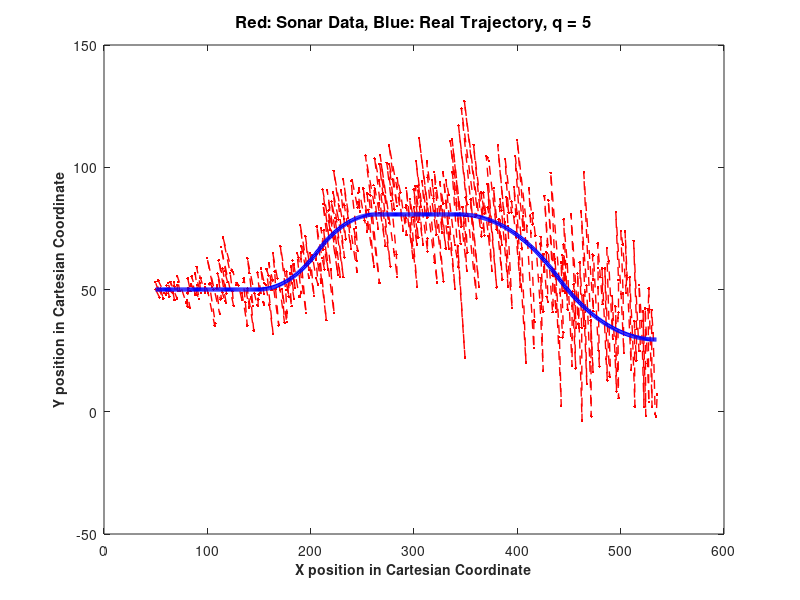
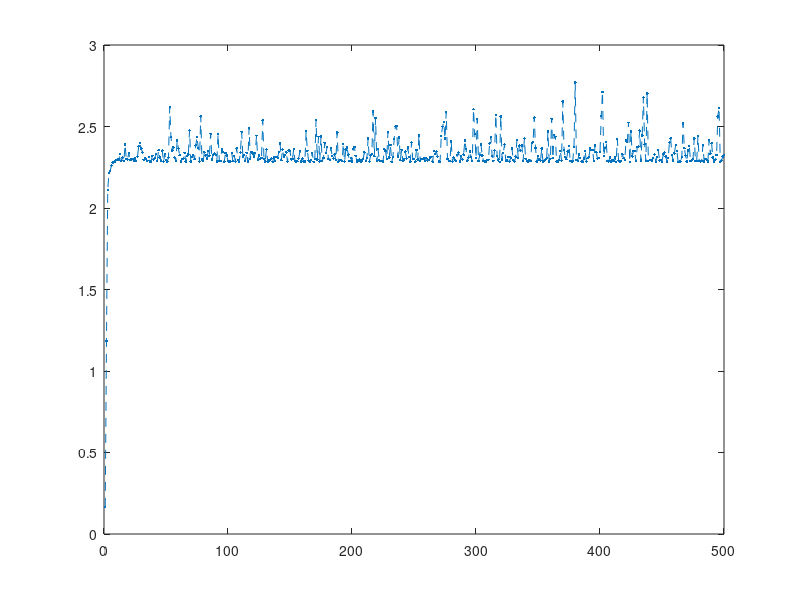
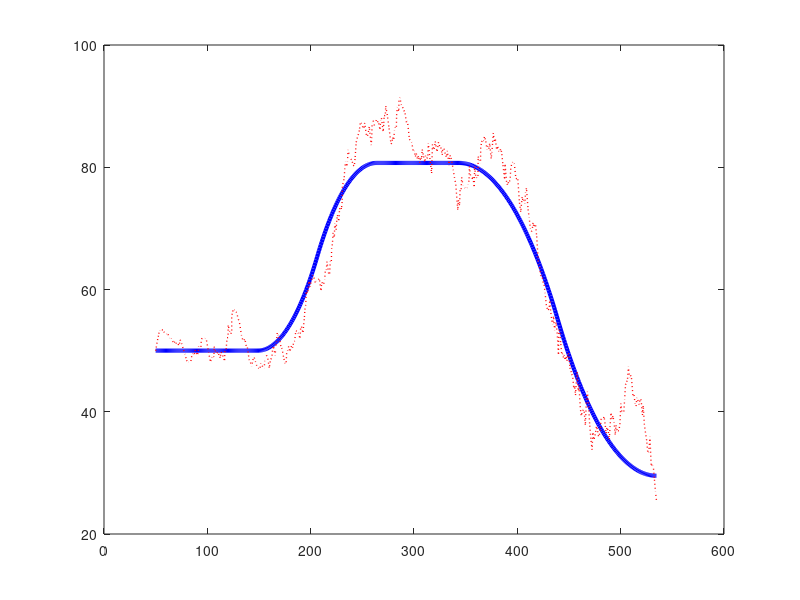
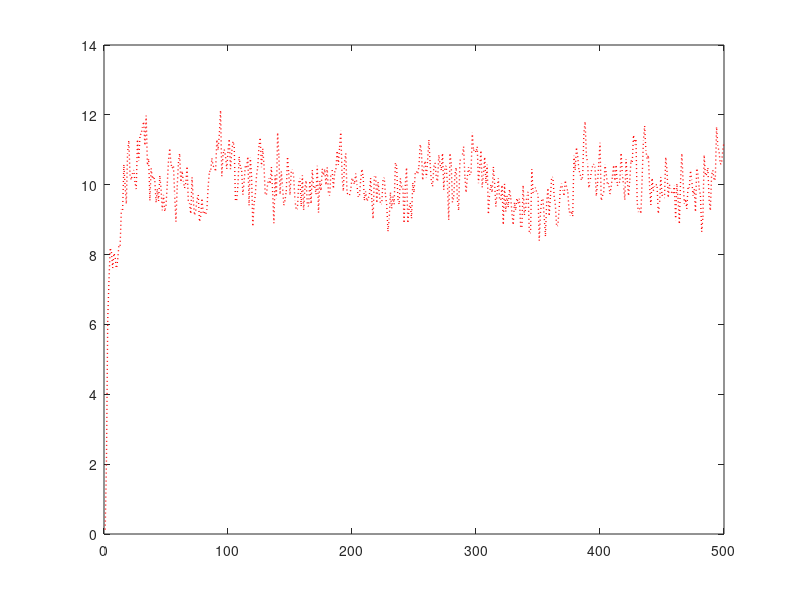

The MATLAB script that drew these images, in order:

clc
clear all;
close all;

load object_trajectory.mat
RealPos = x_traj_pos;
[m, n] = size(RealPos);
X_RealPos = RealPos(1,:);
Y_RealPos = RealPos(2,:);

% Observation Covariance Matrix
Sig_theta = 3 * (pi/180);   % in radian
Sig_rho   = 0.1;            % in meter

q = 5;
Ts = 0.1;           % sampling time, dt = 0.1 sec

%% Generate random trajectories
[THETA, RHO] = cart2pol(X_RealPos, Y_RealPos);
THETAz  = THETA + randn(1, n) * Sig_theta;
RHOz    = RHO   + randn(1, n) * Sig_rho;
[xPosZ, yPosZ] = pol2cart(THETAz, RHOz);
Z_noise = [X_RealPos ; Y_RealPos] - [xPosZ ; yPosZ];

figure;
plot(xPosZ, yPosZ, '--.', 'color','red', 'LineWidth', 1 );
hold on;
plot(X_RealPos, Y_RealPos, 'b', 'LineWidth', 3 );
    Str = ['Red: Sonar Data, Blue: Real Trajectory, q = ' num2str(q)];
    title(Str, 'FontSize', 12, ...
        'FontWeight','bold');
    xlabel('X position in Cartesian Coordinate', 'FontSize', 10, ...
        'FontWeight','bold');
    ylabel('Y position in Cartesian Coordinate', 'FontSize', 10, ...
        'FontWeight','bold');  
    
% figure;
% plot(1:1:n, THETA*180/pi); hold on; plot(1:1:n, THETAz*180/pi,'--r');
% figure;
% plot(RHO); hold on; plot(RHOz,'--r');


% figure;
% plot(THETA,'--b', 'LineWidth', 2); 
% hold on; plot(THETAz,'.', 'LineWidth', 2); 
% 
% figure;
% plot(Z_noise(1,:)./X_RealPos,'.', 'LineWidth', 2); 
% figure;
% plot(Z_noise(2,:)./Y_RealPos,'.', 'LineWidth', 2); 

%% EKF operation ----------------------------------------------------------

% Matrices Initialization -----------------------------

% State Transition Matrix
F = [ 1, 0, Ts, 0;
      0, 1, 0   Ts; 
      0, 0, 1,  0
      0, 0, 0,  1]

% Initial State of State Covariance Matrix
Pk_1 = [ 0, 0, 0, 0;
         0, 0, 0, 0;
         0, 0, 0, 0;
         0, 0, 0, 0;]

% Covariance Matrix of process noise... (Velocity Noise)
Q = q * [ Ts^3/3, 0,      Ts^2/2, 0;
          0,      Ts^3/3, 0,      Ts^2/2; 
          Ts^2/2, 0       Ts,     0;
          0,      Ts^2/2, 0       Ts]
  
% Observation Covariance Matrix
R = [ Sig_rho^2, 0;  
      0,         Sig_theta^2]

% Initial State Vector
Xk_1 = [50; 50; 0; 0]

% Stored State Estimate, outcome of EKF
X_EKF = zeros(4, n);

% Recursive Kalman Operation-----------------------------------------------
for i = 1 : 500
    % Prediction phase --------------------------------
    Xp = F*Xk_1;            % Initial state estimate
    Pp = F*Pk_1*F' + Q;     % Initial Process Covariance Matrix 
 
    % Measurement update ------------------------------
    [THETAp, RHOp] = cart2pol(Xp(1), Xp(2));
    Hk = [cos(THETAp),       sin(THETAp),      0, 0;
          -sin(THETAp)/RHOp, cos(THETAp)/RHOp, 0, 0];
    K = (Pp*Hk')/(Hk*Pp*Hk' + R);      % Kalman Gain
    dZk = [RHOz(1,i); THETAz(1,i)] - [RHOp ; THETAp] ;
 
    Xk = Xp + K * dZk;
    Pk = Pp - K * Hk * Pp;
    X_EKF(:,i) = Xk;
    
    Xk_1 = Xk;
    Pk_1 = Pk;
    
    K_factor(1,i) = norm( Hk*Pp*Hk' / R );
    
end

%% Plot figures

figure;
plot(K_factor,'--.');

figure;
plot( RealPos(1,:), RealPos(2,:), 'color', 'blue', 'LineWidth', 3 );
hold on;
plot( X_EKF(1,:), X_EKF(2,:), ':', 'color', 'red', 'MarkerSize', 2, 'LineWidth', 1 );
figure,
plot( (X_EKF(3,:).^2 + X_EKF(4,:).^2).^0.5, ':', 'color', 'red', 'MarkerSize', 2, 'LineWidth', 1 );

